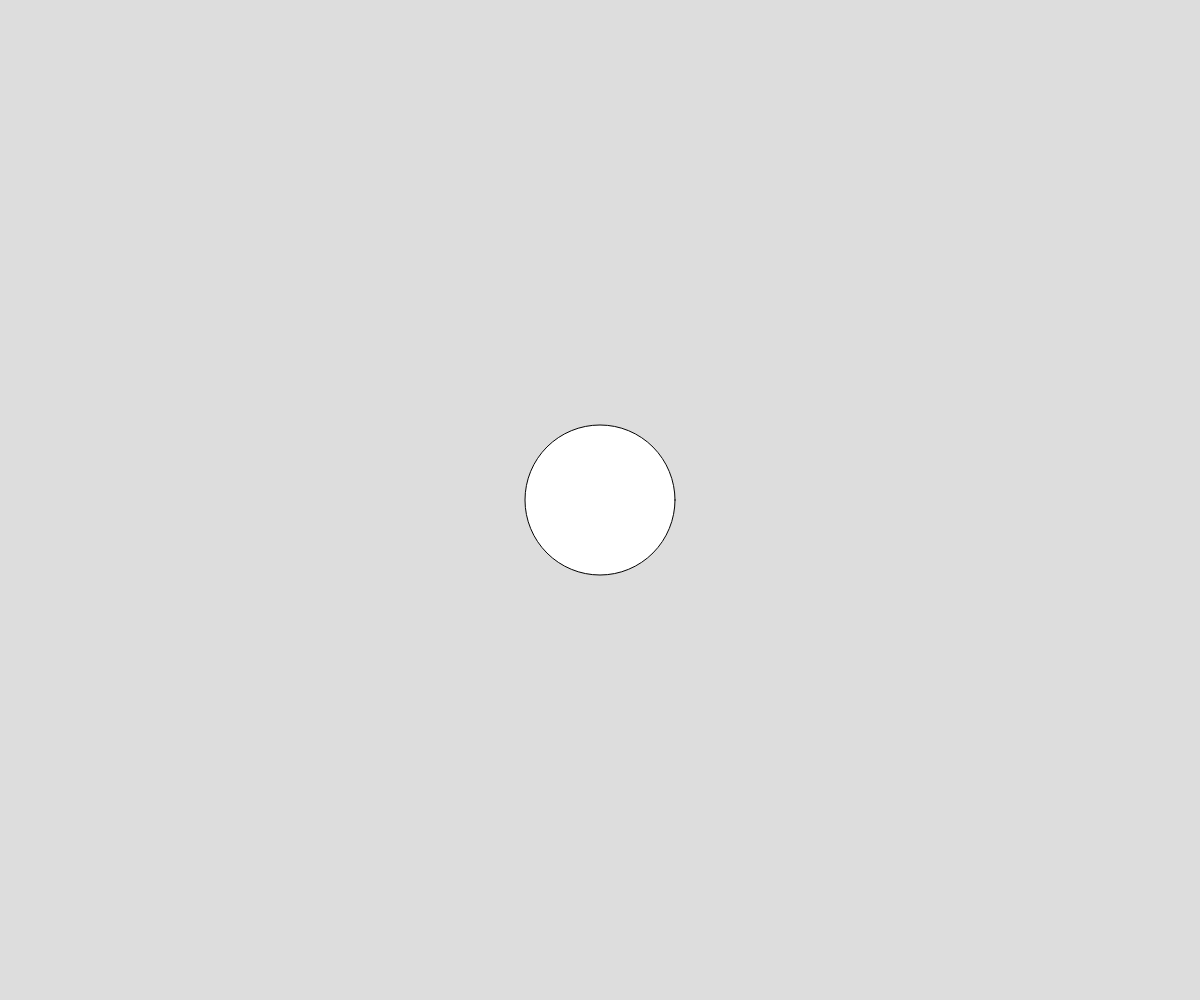
Frame 1 (no input)
Frame 60 (no input): identical to frame 1, image omitted
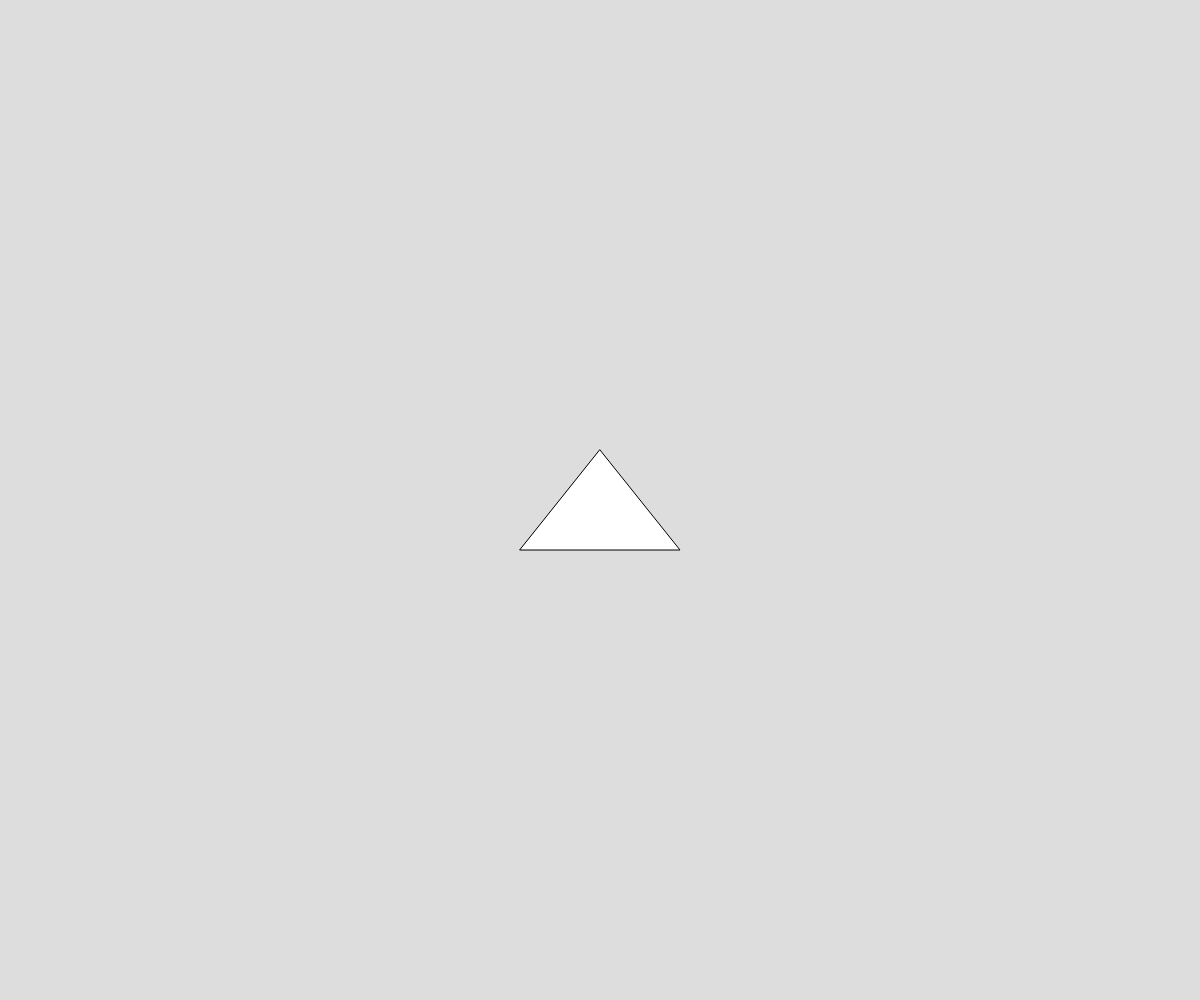
Frame 120 (the mouse pressed at the canvas centre since frame 60)

The p5.js sketch that drew these frames (run headless with seeded random() and noise() and a simulated clock; from frame 60 on, the mouse is pressed at the canvas centre):

// p5.js sketch
// ── sketch.js
// Project Title
// Your Name
// Date
//
// Extra for Experts:
// - describe what you did to take this project "above and beyond"


let objectType = 0;
let startTime = 0;

async function setup() {
  createCanvas(windowWidth, windowHeight);
}

function draw() {
  background(221);
  drawShape();
  let elapsed = millis()-startTime;
  if(elapsed > 1000){
    updatestate();
    startTime = millis();
  }
}

function keyPressed(){
 updatestate();
}

function updatestate(){
   objectType++;
  if(objectType > 2){
    objectType = 0;
  }
}

function drawShape(){
  let x = width/2; let y = height/2;
  switch (objectType){
    case 0:
      circle(x,y,150);
      break;
    case 1:
      triangle(x-80,y+50, x+80, y+50, x,y-50);
      break;
    case 2:
      for(let i = 0; i < 30 ; i++ ){
        let x2 = random(x-80, x+80);
        let y2 = random(y-80, y+80);
        line(x,y,x2,y2);
      }
  }
}
